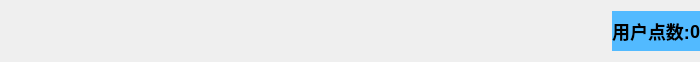
<?xml version="1.0" encoding="UTF-8"?>
<ui version="4.0">
 <class>userScoreLabel</class>
 <widget class="QWidget" name="userScoreLabel">
  <property name="geometry">
   <rect>
    <x>0</x>
    <y>0</y>
    <width>700</width>
    <height>62</height>
   </rect>
  </property>
  <property name="windowTitle">
   <string>Form</string>
  </property>
  <property name="styleSheet">
   <string notr="true">QLabel{
				background-color: #52baff;
             font-family: Arial;        /* 字体 */
             font-size: 18px;           /* 字体大小 */
             font-weight: bold;         /* 字体粗细 */
}</string>
  </property>
  <layout class="QHBoxLayout" name="horizontalLayout">
   <property name="spacing">
    <number>0</number>
   </property>
   <property name="rightMargin">
    <number>0</number>
   </property>
   <item>
    <spacer name="horizontalSpacer">
     <property name="orientation">
      <enum>Qt::Horizontal</enum>
     </property>
     <property name="sizeHint" stdset="0">
      <size>
       <width>529</width>
       <height>20</height>
      </size>
     </property>
    </spacer>
   </item>
   <item>
    <widget class="QLabel" name="label">
     <property name="text">
      <string>用户点数:</string>
     </property>
     <property name="alignment">
      <set>Qt::AlignCenter</set>
     </property>
    </widget>
   </item>
   <item>
    <widget class="QLabel" name="label_2">
     <property name="text">
      <string>0</string>
     </property>
     <property name="alignment">
      <set>Qt::AlignCenter</set>
     </property>
    </widget>
   </item>
  </layout>
 </widget>
 <resources/>
 <connections/>
</ui>
